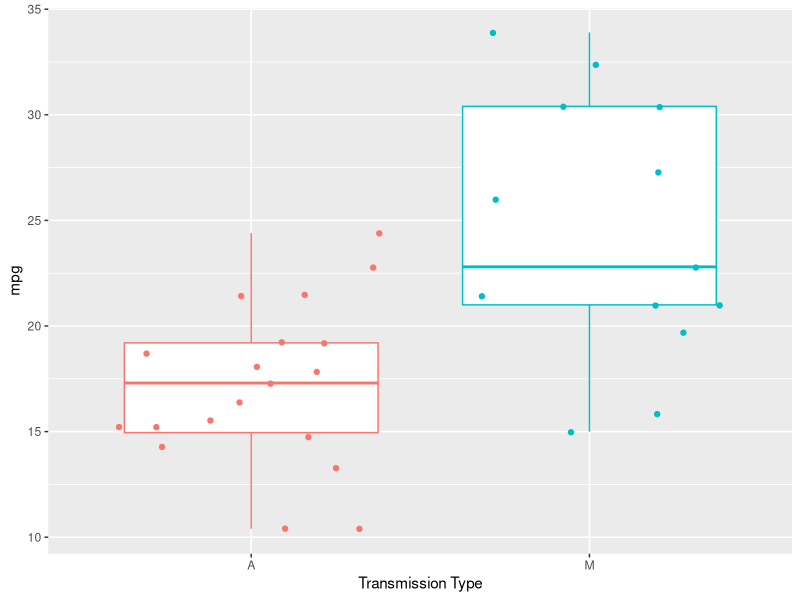
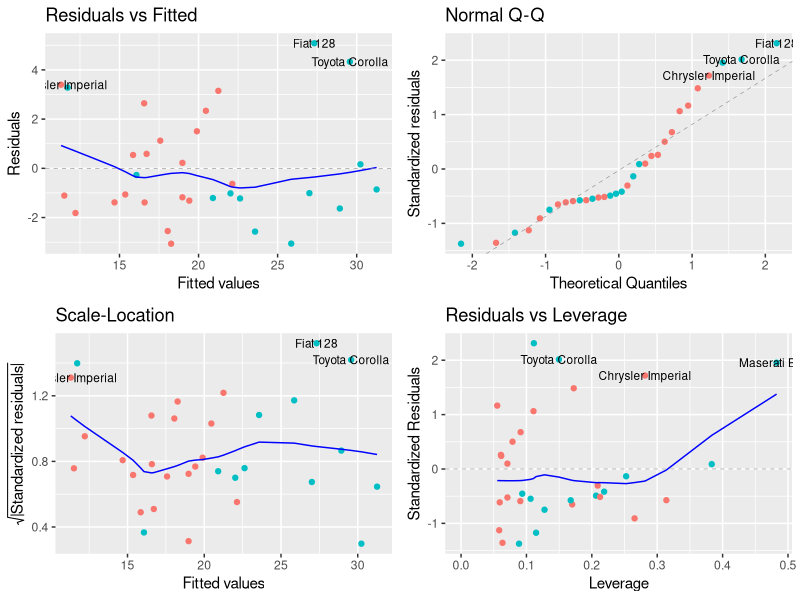

R code for these plots, in order:
## ---- chunk 1
library(ggplot2)
library(GGally)
library(ggfortify)
library(datasets)
library(dplyr)
library(knitr)
library(car)
arsq <- function(model) summary(model)$adj.r.squared
    
## ---- chunk 2
oldtypes <- sapply(mtcars, class)
mtcars$cyl <- as.factor(mtcars$cyl)
mtcars$am <- as.factor(mtcars$am)
levels(mtcars$am) <- c('A', 'M')
mtcars$gear <- as.factor(mtcars$gear)
mtcars$carb <- as.factor(mtcars$carb)
newtypes <- sapply(mtcars, class)
old.to.new.columns <- data.frame(Old.Types=oldtypes, New.Types=newtypes)
## ---- chunk 3
a.avg <-  mean(mtcars$mpg[which(mtcars$am == 'A')])
a.sd <- sd(mtcars$mpg[which(mtcars$am == 'A')])
m.avg <- mean(mtcars$mpg[which(mtcars$am == 'M')])
m.sd <- sd(mtcars$mpg[which(mtcars$am == 'M')])
## ---- chunk 4
model.base <- lm(mpg ~ am, mtcars)
## ---- chunk 5
h0 <- t.test(mpg ~ am, data = mtcars)
## ---- chunk 6
model.best <- step(lm(mpg ~ ., mtcars), k=log(nrow(mtcars)), trace = 0)
## ---- chunk 7
model.amwt <- lm(mpg ~ am + wt, mtcars)
model.hp <- update(model.amwt, mpg ~ am + wt + hp)
model.engine <- update(model.amwt, mpg ~ am + wt + disp + gear + cyl + carb + vs)
## ---- chunk 8
df.comp1 <- data.frame(
    arsq(model.amwt), 
    arsq(model.hp), 
    arsq(model.engine))
kable(df.comp1, col.names = c('am+wt', 'am+wt+hp', 'am+wt+disp+gear+cyl+carb+vs'), caption = 'Adjusted R-squared values for 3 models')
## ---- chunk 9
model.final <- lm(mpg ~ am + wt + am:wt + hp, mtcars)
## ---- chunk 10
kable(old.to.new.columns, caption = '')
## ---- chunk 11
print(mtcars[2:5,])
## ---- chunk 12
avgsd <- data.frame(Automatic = c(a.avg, a.sd), Manual = c(m.avg, m.sd))
row.names(avgsd) <- c('Average mpg', 'Std dev')
kable(avgsd, row.names = TRUE)
## ---- chunk 13
summary(model.base)
## ---- chunk 14
summary(model.best)
## ---- chunk 15
summary(model.final)
## ---- chunk 16
leverage <- hatvalues(model.final)
tail(sort(leverage), n = 3)
## ---- chunk 17
influence <- dfbetas(model.final)
tail(sort(influence[,2]), n = 3)
## ---- chunk 18
ggplot(mtcars, aes(am, mpg, col = am)) + geom_boxplot() + geom_jitter(aes(col=am)) +
    labs(x='Transmission Type', y = 'mpg') + 
    theme(legend.position='none')
 
## ---- chunk 19
# using ggplot and ggfortiy to create a diagnostic plot similar to the one plot.lm produces
# but prettier
# source: http://rpubs.com/sinhrks/plot_lm
autoplot(model.final, data = mtcars, colour = 'am', label.size=3, main='Model mpg ~ am + wt + am:wt + hp') + 
    theme(legend.position='none')
